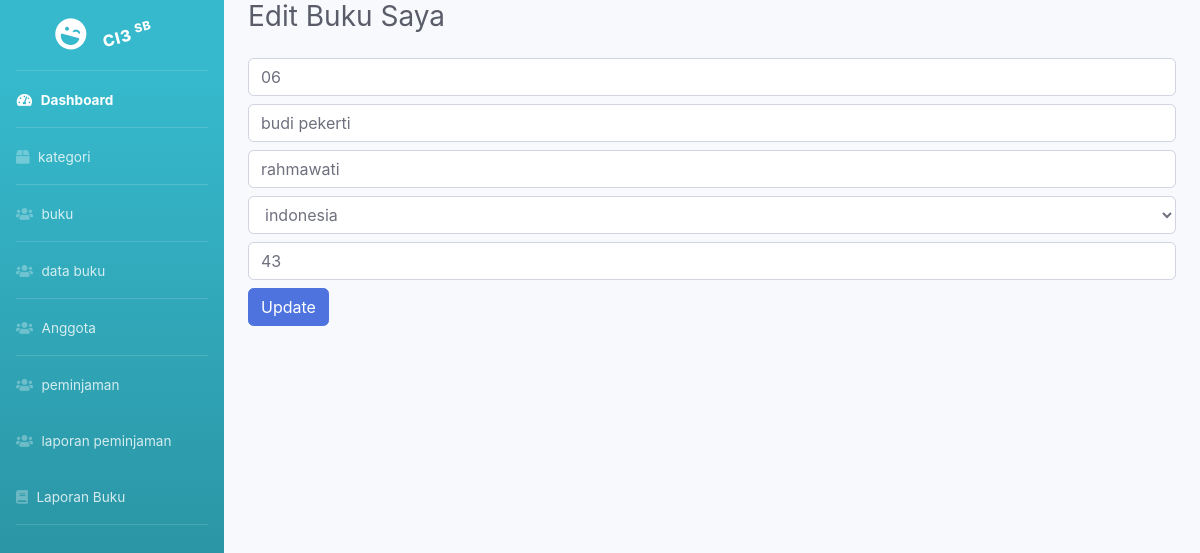
/buku_saya/edit/3, run on the app's committed database.
### tables this page shows
CREATE TABLE `buku` (
  `id` int(11) NOT NULL,
  `kode_buku` varchar(20) DEFAULT NULL,
  `judul` varchar(150) DEFAULT NULL,
  `penulis` varchar(100) DEFAULT NULL,
  `penerbit` varchar(100) DEFAULT NULL,
  `tahun` int(11) DEFAULT NULL,
  `id_kategori` int(11) DEFAULT NULL,
  `stok` int(11) DEFAULT NULL,
  `lokasi_rak` varchar(50) DEFAULT NULL
);

CREATE TABLE `kategori` (
  `id` int(11) NOT NULL,
  `nama_kategori` varchar(100) NOT NULL
);

### application/controllers/buku_saya.php (called while the page is built, shortened)
<?php
class Buku_saya extends CI_Controller {
    public function edit($id)
    {
        $data['kategori'] = $this->db->get('kategori')->result();
        $data['buku'] = $this->db->get_where('buku', ['id' => $id])->row();
        $this->load->view('templates/header');
        $this->load->view('templates/sidebar');
        $this->load->view('buku_saya/edit', $data);
        $this->load->view('templates/footer');
    }
}

### index.php (called while the page is built, shortened)
<?php
require_once BASEPATH.'core/CodeIgniter.php';

### application/views/buku_saya/edit.php (the view, shortened to what this page needs)
<div class="container-fluid">
<h1 class="h3 mb-4 text-gray-800">Edit Buku Saya</h1>
<form action="<?= base_url('buku_saya/update'); ?>" method="post">
<input type="text" name="kode_buku" value="<?= $buku->kode_buku ?>" class="form-control mb-2">
<input type="text" name="judul" value="<?= $buku->judul ?>" class="form-control mb-2">
<input type="text" name="penulis" value="<?= $buku->penulis ?>" class="form-control mb-2">
<select name="id_kategori" class="form-control mb-2">
    <?php foreach($kategori as $k): ?>
        <option value="<?= $k->id ?>"
            <?= $k->id == $buku->id_kategori ? 'selected' : '' ?>>
            <?= $k->nama_kategori ?>
        </option>
    <?php endforeach; ?>
</select>
<input type="number" name="stok" value="<?= $buku->stok ?>" class="form-control mb-2">
<button class="btn btn-primary">Update</button>
</form>
</div>

### data on the page
buku: kode_buku "06", judul "budi pekerti", penulis "rahmawati", id_kategori "indonesia", stok "43"
